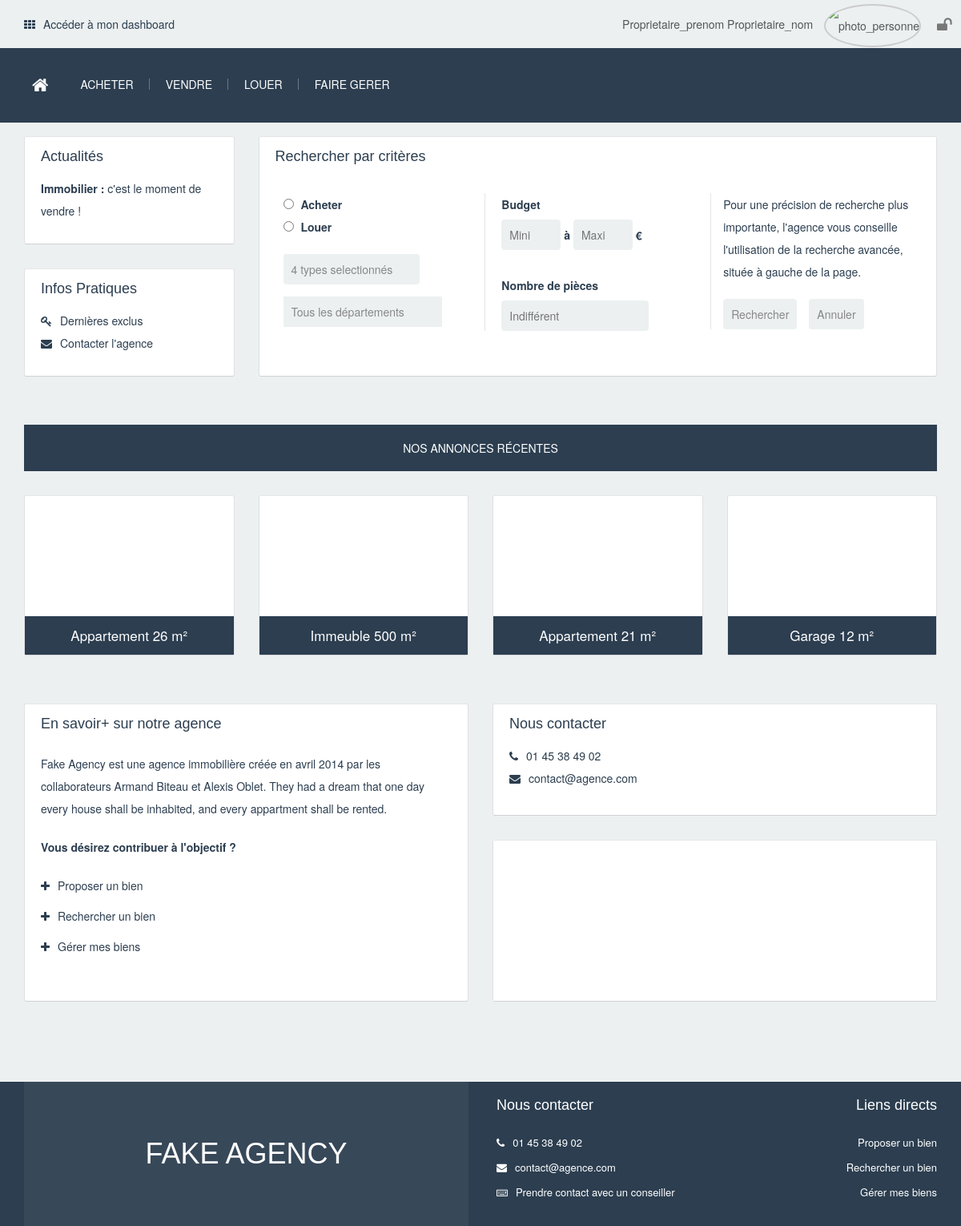
The app's page /index.php (signed in) with its own data.
### tables this page shows
CREATE TABLE Bien_immobilier(
        id_bien_immobilier     int (11) Auto_increment  NOT NULL ,
        prix                   Double ,
        superficie             Int ,
        nb_pieces              Int ,
        descriptif             Varchar (255) ,
        parking                Bool ,
        nb_etages              Int ,
        date_parution          TimeStamp ,
        id_personne_locataire  Int ,
        id_personne_proprio    Int ,
        id_personne_gest       Int ,
        id_agence_vendeur      Int ,
        id_agence_loueur       Int ,
        id_type_chauffage      Int ,
        id_adresse             Int ,
        id_gaz                 Int ,
        id_consommation_energetique Int ,
        PRIMARY KEY (id_bien_immobilier )
);

### functions_php/settings/connexion.php (called while the page is built, shortened)
<?php
	final class myPDO{
		private static $mypdo 		= NULL;
		private static $user 		= NULL;
		private static $dsn 		= NULL;
		private static $password 	= NULL;
		private function __construct(){
			$this->pdo = new PDO(self::$dsn, self::$user, self::$password);
		}
		public static function getSingletonPDO(){
			if(is_null(self::$mypdo)){
				self::$mypdo = new myPDO();
			}
			return self::$mypdo->pdo;
		}
		public static function setOptionsDataBase($_dsn,$_user,$_password){
			self::$dsn = $_dsn;
			self::$user = $_user;
			self::$password=$_password;
		}
	}

### functions_php/recherche_biens/getUtils.php (called while the page is built, shortened)
<?php
	require_once(dirname(__FILE__).'/../settings/connexion.php');
	function getTypeBien($id_bien_immobilier){
		$type = array(APPARTEMENT,MAISON,IMMEUBLE,GARAGE);
		foreach ($type as $value) {
			$stmt = myPDO::getSingletonPDO()->query("SELECT DISTINCT * FROM {$value} WHERE id_bien_immobilier = $id_bien_immobilier");
			$res = $stmt->fetch();
			if($res)
				return $value;
		}
		return NULL;
	}
	function getAnnoncesRecentes($limit){
		$query=<<<SQL
			SELECT  bien_immobilier.id_bien_immobilier,
					bien_immobilier.superficie,
					bien_immobilier.date_parution
			FROM 	bien_immobilier
				LEFT OUTER JOIN appartement  ON appartement.id_bien_immobilier = bien_immobilier.id_bien_immobilier
				LEFT OUTER JOIN maison    	 ON maison.id_bien_immobilier = bien_immobilier.id_bien_immobilier
				LEFT OUTER JOIN immeuble     ON immeuble.id_bien_immobilier = bien_immobilier.id_bien_immobilier
				LEFT OUTER JOIN garage    	 ON garage.id_bien_immobilier = bien_immobilier.id_bien_immobilier
			WHERE bien_immobilier.id_personne_locataire IS NULL
			ORDER by bien_immobilier.date_parution DESC
			LIMIT $limit
SQL;
		$stmt = myPDO::getSingletonPDO()->prepare($query);
		$stmt->execute();
		$annonces = array();
		while($ligne = $stmt->fetch()){
			$ligne['info_type_bien'] = getTypeBien($ligne['id_bien_immobilier']);
			$annonces[]=$ligne;
		}
		return $annonces;
	}

### functions_php/recherche_biens/getUtils_html.php (the view, shortened to what this page needs)
<?php
	require_once(dirname(__FILE__).'/getUtils.php');
	require_once(dirname(__FILE__).'/../user_utils/getUtils_html.php');
	function getSelectDepartementsHTML($name_select, $id_selected=NULL){
		$departemens = getAllDepartements();
		if(!empty($departemens)){
			$dep_opt="<option value=''>Tous les départements</option>";
			foreach ($departemens as $key => $value) {
				$selected='';
				$dep_opt.=" <option value='{$value['id_departement']}' $selected >{$value['code_departement']} - {$value['nom_departement']}</option>\n";
			}
			$html="<select name='{$name_select}' id='$name_select'> \n".$dep_opt." </select>";
			return $html;
		}
		return '';
	}
	function getAnnoncesRecentesLimit4(){
		$biens_array= getAnnoncesRecentes(4);
		$html='';
		foreach ($biens_array as $value) {
			$type = !empty($value['info_type_bien']) ? ucfirst($value['info_type_bien']): 'Bien immo';
			$superficie = !empty($value['superficie']) ? $value['superficie']." m&sup2;": '';
			$link_pic = getPathRoot().'img/plans/1.jpg';
			$link_visu = getPathRoot().'visualisation_bien/bien.php?id_bien_immobilier='.trim($value['id_bien_immobilier']);
			$html.= <<<HTML
			<a href='$link_visu'>
				<div class="col-md-3">
					<div class="bg-white last-ann">
						<div class="last-ann-pic" style="background:url($link_pic) top center no-repeat;">
						</div>
						<div class="last-ann-desc bg-blue">
							$type $superficie
						</div>
					</div>
				</div>
			</a>
HTML;
		}
		return $html;
	}

### css/default.css (style rules this page uses)
html, body, div, span, applet, object, iframe,h1, h2, h3, h4, h5, h6, p, blockquote, pre,a, abbr, acronym, address, big, cite, code,del, dfn, em, img, ins, kbd, q, s, samp,small, strike, strong, sub, sup, tt, var,b, u, i, center,dl, dt, dd, ol, ul, li,fieldset, form, label, legend,table, caption, tbody, tfoot, thead, tr, th, td,article, aside, canvas, details, embed, figure, figcaption, footer, header, hgroup, menu, nav, output, ruby, section, summary,time, mark, audio, video { margin: 0;padding: 0;border: 0; }
html { color: #2C3E50!important; width: 100%; font-size: 100%; -webkit-text-size-adjust: 100%; -ms-text-size-adjust: 100%; font-family: 'Alegreya Sans'; font-weight: 300; margin: 0; padding: 0; border: 0; background-color: #ECF0F1; }
body { min-height:calc(100% - 180px); background: #ECF0F1; font-weight: 300; font-size: 14px; line-height: 2em; text-align: center; }
a { color: #2C3E50; text-decoration: none; font-weight: 300; cursor: pointer; font-size: 17px; }
.bg-white { background: #FFF; color: #2C3E50; border: 1px solid; border-color: #e5e6e9 #dfe0e4 #d0d1d5; -webkit-border-radius: 3px; }
.bg-blue { background: #2C3E50; color: #FFF; }

### css/styles.css (style rules this page uses)
#search-form .form-col2 select { margin-top: 15px; }
select { padding:5px; padding-left: 10px; margin: 0; background: #ECF0F1; color:#888; border:none; outline:none; display: inline-block; -webkit-appearance:none; -moz-appearance:none; appearance:none; cursor:pointer; }
.last-ann-pic { width: 100%; height: 150px; }
.last-ann-desc { padding: 10px; }

### records on screen
bien_immobilier: type "Appartement", superficie "26 m²"
bien_immobilier: type "Immeuble", superficie "500 m²"
bien_immobilier: type "Appartement", superficie "21 m²"
bien_immobilier: type "Garage", superficie "12 m²"

### other values on screen
$session['prenom_personne'] "Proprietaire_prenom"
$session['nom_personne'] "Proprietaire_nom"
